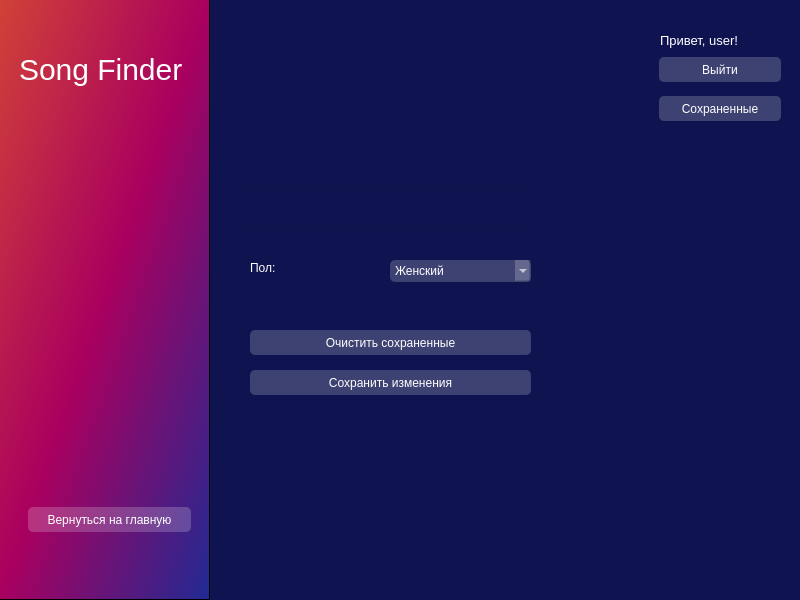
<?xml version="1.0" encoding="UTF-8"?>
<ui version="4.0">
 <class>MainWindow</class>
 <widget class="QMainWindow" name="MainWindow">
  <property name="geometry">
   <rect>
    <x>0</x>
    <y>0</y>
    <width>800</width>
    <height>600</height>
   </rect>
  </property>
  <property name="minimumSize">
   <size>
    <width>800</width>
    <height>600</height>
   </size>
  </property>
  <property name="maximumSize">
   <size>
    <width>800</width>
    <height>600</height>
   </size>
  </property>
  <property name="windowTitle">
   <string>SongFinder</string>
  </property>
  <property name="styleSheet">
   <string notr="true">background-color: #0F1450;</string>
  </property>
  <widget class="QWidget" name="centralwidget">
   <widget class="QFrame" name="frame">
    <property name="geometry">
     <rect>
      <x>-1</x>
      <y>-1</y>
      <width>211</width>
      <height>601</height>
     </rect>
    </property>
    <property name="styleSheet">
     <string notr="true">background-color: qlineargradient(x1:0, y1:0, x2:1, y2:1, stop:0 #D14237, stop:0.5 #A9005F, stop:1 #202A93);</string>
    </property>
    <property name="frameShape">
     <enum>QFrame::StyledPanel</enum>
    </property>
    <property name="frameShadow">
     <enum>QFrame::Raised</enum>
    </property>
    <widget class="QFrame" name="frame_4">
     <property name="geometry">
      <rect>
       <x>20</x>
       <y>470</y>
       <width>181</width>
       <height>101</height>
      </rect>
     </property>
     <property name="styleSheet">
      <string notr="true">background-color: rgba(255, 255, 255, 0)</string>
     </property>
     <layout class="QVBoxLayout" name="verticalLayout_6">
      <item>
       <widget class="QPushButton" name="return_btn">
        <property name="cursor">
         <cursorShape>PointingHandCursor</cursorShape>
        </property>
        <property name="styleSheet">
         <string notr="true">height: 25px;
border-radius: 5px;
color: #FFF;
background-color: rgba(255, 255, 255, 50);</string>
        </property>
        <property name="text">
         <string>Вернуться на главную</string>
        </property>
       </widget>
      </item>
     </layout>
    </widget>
    <widget class="QLabel" name="title">
     <property name="geometry">
      <rect>
       <x>20</x>
       <y>40</y>
       <width>201</width>
       <height>61</height>
      </rect>
     </property>
     <property name="maximumSize">
      <size>
       <width>721</width>
       <height>16777215</height>
      </size>
     </property>
     <property name="styleSheet">
      <string notr="true">font-size: 30px;
text-align: center;
color: #FFF;
background-color: rgba(255, 255, 255, 0);</string>
     </property>
     <property name="text">
      <string>Song Finder</string>
     </property>
    </widget>
   </widget>
   <widget class="QLabel" name="hello">
    <property name="geometry">
     <rect>
      <x>660</x>
      <y>30</y>
      <width>131</width>
      <height>20</height>
     </rect>
    </property>
    <property name="font">
     <font>
      <pointsize>10</pointsize>
     </font>
    </property>
    <property name="styleSheet">
     <string notr="true">color: rgb(255, 255, 255);</string>
    </property>
    <property name="text">
     <string>Привет, user!</string>
    </property>
   </widget>
   <widget class="QFrame" name="frame_6">
    <property name="geometry">
     <rect>
      <x>650</x>
      <y>40</y>
      <width>140</width>
      <height>100</height>
     </rect>
    </property>
    <property name="styleSheet">
     <string notr="true">background-color: rgba(255, 255, 255, 0)</string>
    </property>
    <layout class="QVBoxLayout" name="verticalLayout_8">
     <item>
      <widget class="QPushButton" name="exit_btn">
       <property name="cursor">
        <cursorShape>PointingHandCursor</cursorShape>
       </property>
       <property name="styleSheet">
        <string notr="true">height: 25px;
border-radius: 5px;
color: #FFF;
background-color: rgba(255, 255, 255, 50);</string>
       </property>
       <property name="text">
        <string>Выйти</string>
       </property>
      </widget>
     </item>
     <item>
      <widget class="QPushButton" name="saved_btn">
       <property name="cursor">
        <cursorShape>PointingHandCursor</cursorShape>
       </property>
       <property name="styleSheet">
        <string notr="true">height: 25px;
border-radius: 5px;
color: #FFF;
background-color: rgba(255, 255, 255, 50);</string>
       </property>
       <property name="text">
        <string>Сохраненные</string>
       </property>
      </widget>
     </item>
    </layout>
   </widget>
   <widget class="QPushButton" name="clear_btn">
    <property name="geometry">
     <rect>
      <x>250</x>
      <y>330</y>
      <width>281</width>
      <height>25</height>
     </rect>
    </property>
    <property name="cursor">
     <cursorShape>PointingHandCursor</cursorShape>
    </property>
    <property name="styleSheet">
     <string notr="true">height: 25px;
border-radius: 5px;
color: #FFF;
background-color: rgba(255, 255, 255, 50);</string>
    </property>
    <property name="text">
     <string>Очистить сохраненные</string>
    </property>
   </widget>
   <widget class="QPushButton" name="to_save_btn">
    <property name="geometry">
     <rect>
      <x>250</x>
      <y>370</y>
      <width>281</width>
      <height>25</height>
     </rect>
    </property>
    <property name="cursor">
     <cursorShape>PointingHandCursor</cursorShape>
    </property>
    <property name="styleSheet">
     <string notr="true">height: 25px;
border-radius: 5px;
color: #FFF;
background-color: rgba(255, 255, 255, 50);</string>
    </property>
    <property name="text">
     <string>Сохранить изменения</string>
    </property>
   </widget>
   <widget class="QFrame" name="input">
    <property name="geometry">
     <rect>
      <x>240</x>
      <y>170</y>
      <width>301</width>
      <height>101</height>
     </rect>
    </property>
    <property name="styleSheet">
     <string notr="true">background-color: rgba(255, 255, 255, 0)</string>
    </property>
    <layout class="QVBoxLayout" name="verticalLayout_9">
     <item>
      <widget class="QLineEdit" name="login">
       <property name="styleSheet">
        <string notr="true">color: rgb(255, 255, 255);</string>
       </property>
       <property name="inputMask">
        <string/>
       </property>
       <property name="placeholderText">
        <string comment="логин" extracomment="логин"/>
       </property>
      </widget>
     </item>
     <item>
      <widget class="QLineEdit" name="password">
       <property name="styleSheet">
        <string notr="true">color: rgb(255, 255, 255);</string>
       </property>
      </widget>
     </item>
    </layout>
   </widget>
   <widget class="QLabel" name="label_4">
    <property name="geometry">
     <rect>
      <x>250</x>
      <y>260</y>
      <width>111</width>
      <height>16</height>
     </rect>
    </property>
    <property name="styleSheet">
     <string notr="true">color: rgb(255, 255, 255);</string>
    </property>
    <property name="text">
     <string>Пол:</string>
    </property>
   </widget>
   <widget class="QComboBox" name="gender">
    <property name="geometry">
     <rect>
      <x>390</x>
      <y>260</y>
      <width>141</width>
      <height>22</height>
     </rect>
    </property>
    <property name="styleSheet">
     <string notr="true">height: 25px;
border-radius: 5px;
color: #FFF;
background-color: rgba(255, 255, 255, 50);</string>
    </property>
    <item>
     <property name="text">
      <string>Женский</string>
     </property>
    </item>
    <item>
     <property name="text">
      <string>Мужской</string>
     </property>
    </item>
   </widget>
  </widget>
 </widget>
 <resources>
  <include location="res.qrc"/>
 </resources>
 <connections/>
</ui>
